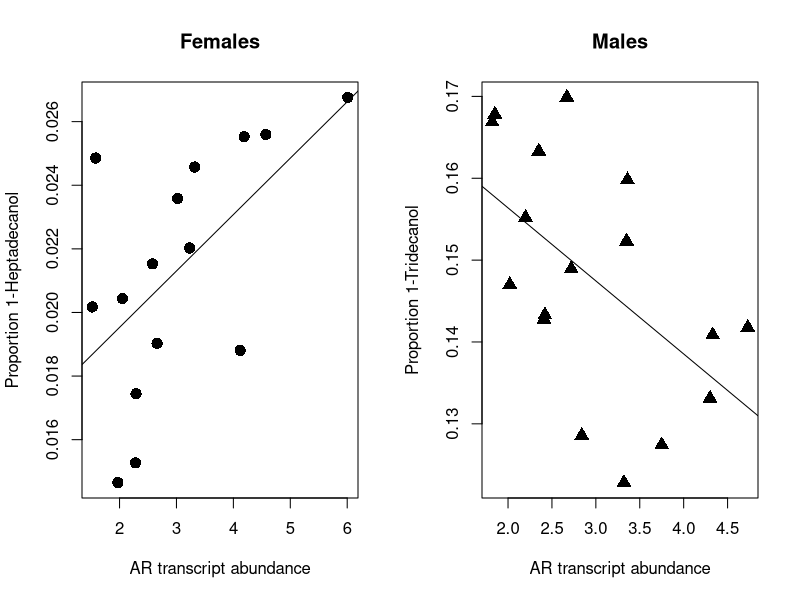
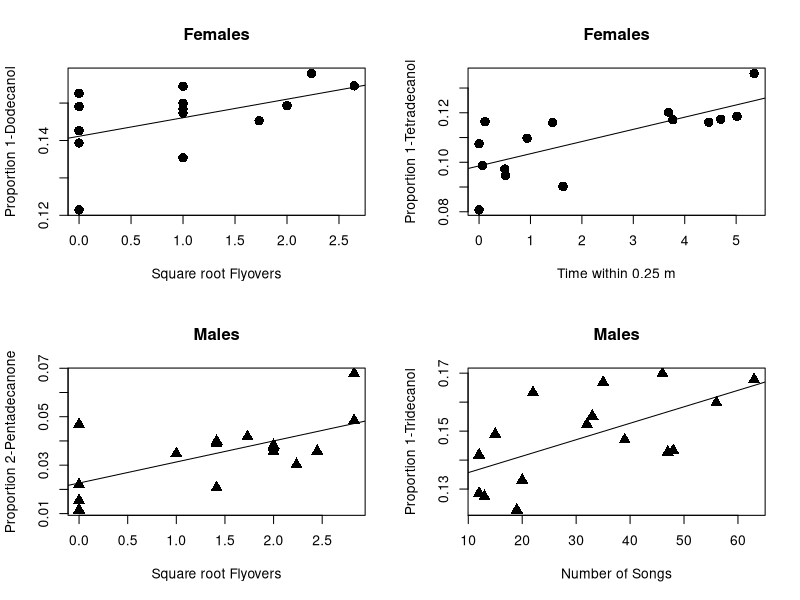
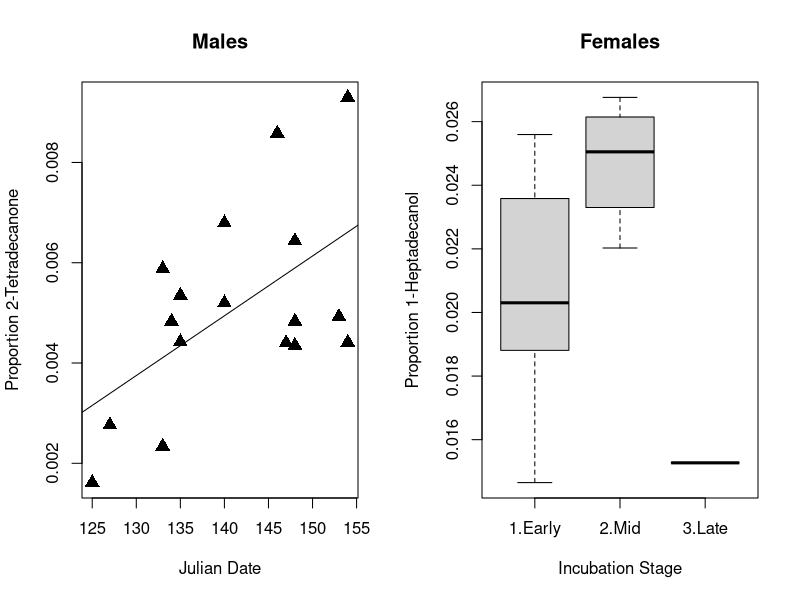

R code for these plots, in order:
#Preen Gland AR paper
#Figures for revision
#Begun September 6, 2016

#set working directory
setwd("~/uropygial-gland-AR/")

#load in the data
data=as.matrix(read.csv("UropygialGlandARData.csv", header=TRUE, as.is=TRUE))
dim(data)
head(data)

####Is odor mediated by androgen sensitivity?####
par(mfrow=c(1,2))

##Figure 1A: Female preen gland AR and 1-heptadecanol
#set the variables of interest
ARF=as.numeric(data[1:15,"AR.pg.fold"])
HeptadecanolF=as.numeric(data[1:15,"Prop1Heptadecanol"])
#make a graph
plot(ARF,HeptadecanolF,pch=16,col="black",cex=1.5,main="Females",xlab="AR transcript abundance", ylab="Proportion 1-Heptadecanol")
abline(glm(HeptadecanolF~ARF))

#Figure 1B: Male preen gland AR and 1-tridecanol
ARM=as.numeric(data[16:32,"AR.pg.fold"])
TridecanolM=as.numeric(data[16:32,"Prop1Tridecanol"])
plot(ARM,TridecanolM,pch=17,col="black",cex=1.5,main="Males",xlab="AR transcript abundance", ylab="Proportion 1-Tridecanol")
abline(glm(TridecanolM~ARM))

####Does odor signal aggression levels?####
par(mfrow=c(2,2))

#Figure 2A: Female flyovers and 1-dodecanol
flyoversF=as.numeric(data[1:15,"SQRT.flyovers"])
DodecanolF=as.numeric(data[1:15,"Prop1Dodecanol"])
#make a graph
plot(flyoversF,DodecanolF,pch=16,col="black",cex=1.5,main="Females",xlab="Square root Flyovers", ylab="Proportion 1-Dodecanol")
abline(glm(DodecanolF~flyoversF))

#Figure2B: Female time within 0.25m of intruder and 1-tetradecanol
timeinproxF=as.numeric(data[1:15,"Time...1.4"])
TetradecanolF=as.numeric(data[1:15,"Prop1Tetradecanol"])
plot(timeinproxF,TetradecanolF,pch=16,col="black",cex=1.5,main="Females",xlab="Time within 0.25 m", ylab="Proportion 1-Tetradecanol")
abline(glm(TetradecanolF~timeinproxF))

#Figure2C: Male flyovers and 2-pentadecanone
flyoversM=as.numeric(data[16:32,"SQRT.flyovers"])
PentadecanoneM=as.numeric(data[16:32,"Prop2Pentadecanone"])
plot(flyoversM,PentadecanoneM,pch=17,col="black",cex=1.5,main="Males",xlab="Square root Flyovers",ylab="Proportion 2-Pentadecanone")
abline(glm(PentadecanoneM~flyoversM))

#Figure2D: Male songs and 1-tridecanol
SongsM=as.numeric(data[16:32,"songs"])
TridecanolM=as.numeric(data[16:32,"Prop1Tridecanol"])
plot(SongsM,TridecanolM,pch=17,col="black",cex=1.5,main="Males",xlab="Number of Songs",ylab="Proportion 1-Tridecanol")
abline(glm(TridecanolM~SongsM))

####Do seasonal changes in odor relate to seasonal or breeding state related changes in AR in preen gland####
par(mfrow=c(1,2))

#Figure3A: Male date and 2-tetradecanone
DateM=as.numeric(data[16:32,"Date.Collected.2"])
TetradecanoneM=as.numeric(data[16:32,"Prop2Tetradecanone"])
plot(DateM,TetradecanoneM,pch=17,col="black",cex=1.5,main="Males",xlab="Julian Date",ylab="Proportion 2-Tetradecanone")
abline(glm(TetradecanoneM~DateM))

#Figure3B: Female incubation stage and 1-heptadecanol
StageF=data[1:15,"stage.coded"]
HeptadecanolF=as.numeric(data[1:15,"Prop1Heptadecanol"])
boxplot(HeptadecanolF~StageF,xlab="Incubation Stage", ylab="Proportion 1-Heptadecanol", main="Females")
